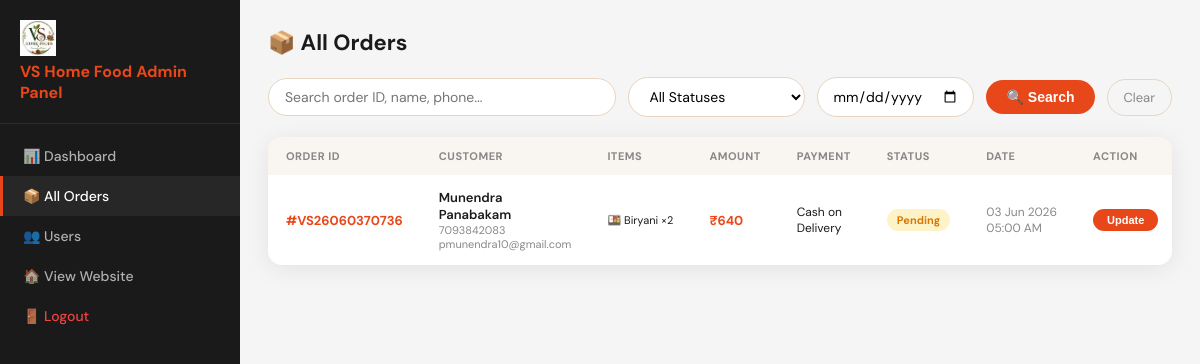
/admin/orders (signed in), run on the app's committed database.
### models/order_model.py (models this page shows, shortened)
class Order(db.Model):
    __tablename__ = 'orders'
    id             = db.Column(db.Integer, primary_key=True)
    order_id       = db.Column(db.String(20), unique=True, nullable=False)
    user_id        = db.Column(db.Integer, db.ForeignKey('users.id'), nullable=True)
    customer_email = db.Column(db.String(120), nullable=False)
    customer_name  = db.Column(db.String(160), nullable=False)
    customer_phone = db.Column(db.String(20), nullable=False)
    address_line1  = db.Column(db.String(255), nullable=False)
    address_line2  = db.Column(db.String(255), default='')
    city           = db.Column(db.String(100), nullable=False)
    pincode        = db.Column(db.String(10), nullable=False)
    items_json     = db.Column(db.Text, nullable=False)   # JSON string
    payment_method = db.Column(db.String(50), default='UPI')
    grand_total    = db.Column(db.Float, nullable=False)
    instructions   = db.Column(db.Text, default='')
    status         = db.Column(db.String(30), default='pending')
    created_at     = db.Column(db.DateTime, default=datetime.utcnow)
    def get_items(self):
        return json.loads(self.items_json) if self.items_json else []

### routes/admin_routes.py (the view, shortened to what this page needs)
@admin_bp.route('/orders')
@admin_required
def orders():
    status_filter = request.args.get('status', '')
    search        = request.args.get('q', '').strip()
    date_filter   = request.args.get('date', '')
    q = Order.query
    if status_filter:
        q = q.filter_by(status=status_filter)
    if date_filter:
        from sqlalchemy import func
        q = q.filter(func.date(Order.created_at) == date_filter)
    all_orders = q.order_by(Order.created_at.desc()).all()
    return render_template('admin/orders.html', orders=all_orders,
                           status_filter=status_filter, search=search, date_filter=date_filter)

### app.py (called while the page is built)
@app.context_processor
def inject_user():
    user_id   = session.get('user_id')
    user_name = session.get('user_name', '')
    user_email= session.get('user_email', '')
    return dict(
        session_user_id   = user_id,
        session_user_name = user_name,
        session_user_email= user_email,
        logged_in         = bool(user_id)
    )

### routes/admin_routes.py (called while the page is built)
def admin_required(f):
    @wraps(f)
    def decorated(*args, **kwargs):
        if not session.get('is_admin'):
            return redirect(url_for('admin_bp.admin_login'))
        return f(*args, **kwargs)
    return decorated

### templates/admin/orders.html (shortened to what this page needs)
<!DOCTYPE html>
<html lang="en">
<head>
</head>
<body>
<div class="sidebar">
    <div class="sidebar-logo">
    <img src="{{ url_for('static', filename='images/logo.png') }}"
         class="sidebar-logo-img"
         width="36" height="36"
         alt="VS Home Food">
    <div class="sidebar-logo-text">
        <span class="logo-name">VS Home Food</span>
        <span class="logo-sub">Admin Panel</span>
    </div>
</div>
    <a href="/admin/dashboard" class="sidebar-link">📊 Dashboard</a>
    <a href="/admin/orders"    class="sidebar-link active">📦 All Orders</a>
    <a href="/admin/users"     class="sidebar-link">👥 Users</a>
    <a href="/"                class="sidebar-link">🏠 View Website</a>
    <a href="/admin/logout"    class="sidebar-link" style="color:#EF4444;">🚪 Logout</a>
</div>
<div class="main">
    <h1>📦 All Orders</h1>
    <form method="GET" action="/admin/orders">
        <div class="toolbar">
            <input type="text" name="q" class="search-input" placeholder="Search order ID, name, phone..." value="{{ search }}">
            <select name="status">
                <option value="">All Statuses</option>
            </select>
            <input type="date" name="date" value="{{ date_filter }}" style="padding:9px 14px;border:1.5px solid var(--border);border-radius:50px;font-size:14px;font-family:inherit;">
            <button type="submit" class="search-btn">🔍 Search</button>
            <a href="/admin/orders" style="padding:9px 16px;font-size:13px;color:#888;border:1.5px solid var(--border);border-radius:50px;text-decoration:none;">Clear</a>
        </div>
    </form>
    <div class="table-card">
        <div style="overflow-x:auto;">
        <table>
            <thead>
                <tr>
                    <th>Order ID</th>
                    <th>Customer</th>
                    <th>Items</th>
                    <th>Amount</th>
                    <th>Payment</th>
                    <th>Status</th>
                    <th>Date</th>
                    <th>Action</th>
                </tr>
            </thead>
            <tbody>
            {% for o in orders %}
            <tr>
                <td class="order-id">#{{ o.order_id }}</td>
                <td>
                    <div style="font-weight:600;">{{ o.customer_name }}</div>
                    <div style="font-size:11px;color:#888;">{{ o.customer_phone }}</div>
                    <div style="font-size:11px;color:#888;">{{ o.customer_email }}</div>
                </td>
                <td style="max-width:160px;">
                    {% for item in o.get_items() %}
                    <div style="font-size:11px;white-space:nowrap;">{{ item.emoji }} {{ item.name }} ×{{ item.qty }}</div>
                    {% endfor %}
                </td>
                <td style="font-weight:700;color:var(--orange);white-space:nowrap;">₹{{ o.grand_total|int }}</td>
                <td style="font-size:12px;">{{ o.payment_method }}</td>
                <td><span class="status-badge {{ o.status }}">{{ o.status|replace('_',' ')|title }}</span></td>
                <td style="font-size:12px;color:#888;white-space:nowrap;">{{ o.created_at.strftime('%d %b %Y') }}<br>{{ o.created_at.strftime('%I:%M %p') }}</td>
                <td><button class="btn btn-orange" onclick="openModal('{{ o.order_id }}','{{ o.status }}')">Update</button></td>
            </tr>
            {% else %}
            <tr><td colspan="8" class="empty">No orders found.</td></tr>
            {% endfor %}
            </tbody>
        </table>
        </div>
    </div>
</div>
</body>
</html>

### templates/admin/orders.html (style rules this page uses)
*,*::before,*::after { box-sizing:border-box;margin:0;padding:0 }
:root { --orange:#E8471A;--border:#E8D5C0;--shadow:0 4px 24px rgba(0,0,0,0.08);--radius:14px; }
body { font-family:'DM Sans',sans-serif;background:#F5F5F5;color:#1A1A1A;display:flex;min-height:100vh }
.sidebar { width:240px;background:#1A1A1A;color:white;flex-shrink:0;position:fixed;height:100vh;padding-top:20px;overflow-y:auto; }
.sidebar-logo { padding:0 20px 20px;border-bottom:1px solid rgba(255,255,255,0.08);margin-bottom:12px;font-size:16px;font-weight:700;color:var(--orange); }
.sidebar-link { display:flex;align-items:center;gap:10px;padding:11px 20px;color:rgba(255,255,255,0.65);font-size:14px;font-weight:500;text-decoration:none;border-left:3px solid transparent;transition:all 0.2s; }
.sidebar-link:hover,.sidebar-link.active { color:white;background:rgba(255,255,255,0.06);border-left-color:var(--orange); }
.main { margin-left:240px;flex:1;padding:28px; }
h1 { font-size:22px;font-weight:700;margin-bottom:20px; }
.toolbar { display:flex;gap:12px;flex-wrap:wrap;align-items:center;margin-bottom:20px; }
.search-input { flex:1;min-width:180px;padding:9px 16px;border:1.5px solid var(--border);border-radius:50px;font-size:14px;font-family:inherit; }
select { padding:9px 16px;border:1.5px solid var(--border);border-radius:50px;font-size:14px;background:white;cursor:pointer;font-family:inherit; }
.search-btn { padding:9px 20px;background:var(--orange);color:white;border:none;border-radius:50px;font-size:14px;font-weight:600;cursor:pointer; }
.table-card { background:white;border-radius:var(--radius);box-shadow:var(--shadow);overflow:hidden; }
table { width:100%;border-collapse:collapse; }
th { background:#F9F5F0;padding:12px 18px;text-align:left;font-size:11px;font-weight:700;text-transform:uppercase;letter-spacing:0.5px;color:#888;white-space:nowrap; }
td { padding:14px 18px;border-bottom:1px solid #F5F0EB;font-size:13px;vertical-align:middle; }
tr:last-child td { border:none; }
.order-id { font-weight:700;color:var(--orange); }
.status-badge { display:inline-block;padding:4px 10px;border-radius:50px;font-size:11px;font-weight:700; }
.status-badge.pending { background:#FEF3C7;color:#D97706; }
.btn { padding:5px 14px;border-radius:20px;font-size:11px;font-weight:600;cursor:pointer;border:none; }
.btn-orange { background:var(--orange);color:white; }
body { font-family:'DM Sans',sans-serif; background:#F5F5F5; color:#1A1A1A; display:flex; min-height:100vh; overflow-x:hidden; }
.main { margin-left:240px; flex:1; padding:28px; width:calc(100% - 240px); }
table { width:100%; border-collapse:collapse; }

### data on the page
Order: order_id "VS26060370736", customer_name "Munendra Panabakam", customer_phone "7093842083", customer_email "pmunendra10@gmail.com", emoji "🍱", name "Biryani", qty "2", grand_total "640", payment_method "Cash on Delivery", status "Pending", created_at "03 Jun 2026", created_at "05:00 AM"
